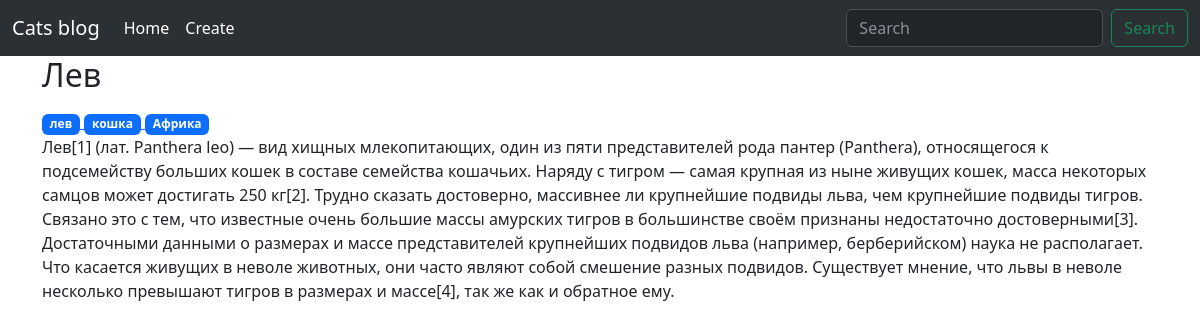
Page /Лев on the earlier database version.
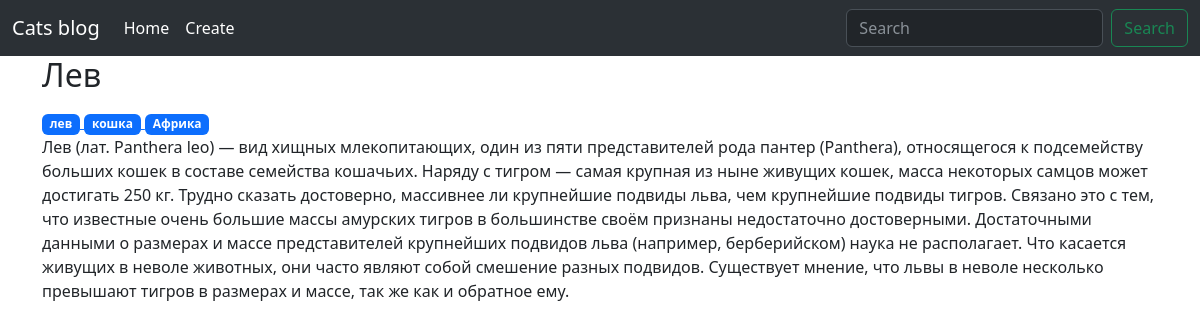
Same page on the later database version.
### models.py (models this page shows, shortened)
class Post(db.Model):
    __tablename__ = 'post'
    id = db.Column(db.Integer, primary_key=True)
    title = db.Column(db.String(100))
    url = db.Column(db.String(100), unique=True)
    body = db.Column(db.Text)
    created = db.Column(db.DateTime, default=datetime.now)
    tags = db.relationship('Tag', secondary=post_tags, backref=db.backref('posts', lazy='dynamic'))

class Tag(db.Model):
    __tablename__ = 'tag'
    id = db.Column(db.Integer, primary_key=True)
    title = db.Column(db.String(100))
    url = db.Column(db.String, unique=True)

### posts/blueprint.py (the view)
@posts.route('/<url>')
def post_detail_page(url):
    post = Post.query.filter(Post.url == url).first()
    tags = post.tags
    if post:
        return render_template('post_detail.html', post=post, tags=tags)
    else:
        return render_template('page404.html'), 404

### posts/templates/post_detail.html (shortened to what this page needs)
{% extends 'base.html' %}
{% block content_title %}
    <p>{{ post.title }}</p>
{% endblock %}
{% block content %}
    <div class="tags">
        {% for tag in tags %}
        <a href="{{ url_for('posts.tag_detail_page', url=tag.url) }}">
            <span class="badge text-bg-primary">{{ tag.title }}</span>
        </a>
        {% endfor %}
    </div>
    <p>{{ post.body }}</p>
{% endblock %}

### templates/base.html (shortened to what this page needs)
<!DOCTYPE html>
<html lang="en">
<head>
    <link href="https://cdn.jsdelivr.net/npm/bootstrap@5.3.0/dist/css/bootstrap.min.css" rel="stylesheet">
</head>
<body>
    <nav class="navbar navbar-expand-lg bg-body-tertiary" data-bs-theme="dark">
        <div class="container-fluid">
            <a class="navbar-brand" href="#">Cats blog</a>
            <div class="collapse navbar-collapse" id="navbarTogglerDemo02">
                <ul class="navbar-nav me-auto mb-2 mb-lg-0">
                    <li class="nav-item">
                        <a class="nav-link active" aria-current="page" href="{{ url_for('posts.index_page') }}">Home</a>
                    </li>
                    <li class="nav-item">
                        <a class="nav-link active" href="{{ url_for('posts.create_post_page') }}">Create</a>
                    </li>
                </ul>
                <form class="d-flex" role="search" method="get">
                    <input class="form-control me-2" type="search" placeholder="Search" aria-label="Search" name="q" value="{{ request.args.get('q', '') }}">
                    <button class="btn btn-outline-success" type="submit">Search</button>
                </form>
            </div>
        </div>
    </nav>
    <div class="container">
        <h2>
        {% block content_title %}
        {% endblock %}
        </h2>
        {% block content %}
        {% endblock %}
    </div>
</body>
</html>

Differences in the rows shown:
changed Post "Лев": body "Лев[1] (лат. Panthera leo) — вид хищных млекопитающих, один из пяти представителей рода пантер (Panthera), относящегося к подсемейству больших кошек в составе семейства кошачьих. Наряду с тигром — самая крупная из ныне живущих кошек, масса некоторых самцов может достигать 250 кг[2]. Трудно сказать достоверно, массивнее ли крупнейшие подвиды льва, чем крупнейшие подвиды тигров. Связано это с тем, что известные очень большие массы амурских тигров в большинстве своём признаны недостаточно достоверными[3]. Достаточными данными о размерах и массе представителей крупнейших подвидов льва (например, берберийском) наука не располагает. Что касается живущих в неволе животных, они часто являют собой…" → "Лев (лат. Panthera leo) — вид хищных млекопитающих, один из пяти представителей рода пантер (Panthera), относящегося к подсемейству больших кошек в составе семейства кошачьих. Наряду с тигром — самая крупная из ныне живущих кошек, масса некоторых самцов может достигать 250 кг. Трудно сказать достоверно, массивнее ли крупнейшие подвиды льва, чем крупнейшие подвиды тигров. Связано это с тем, что известные очень большие массы амурских тигров в большинстве своём признаны недостаточно достоверными. Достаточными данными о размерах и массе представителей крупнейших подвидов льва (например, берберийском) наука не располагает. Что касается живущих в неволе животных, они часто являют собой смешение…"
